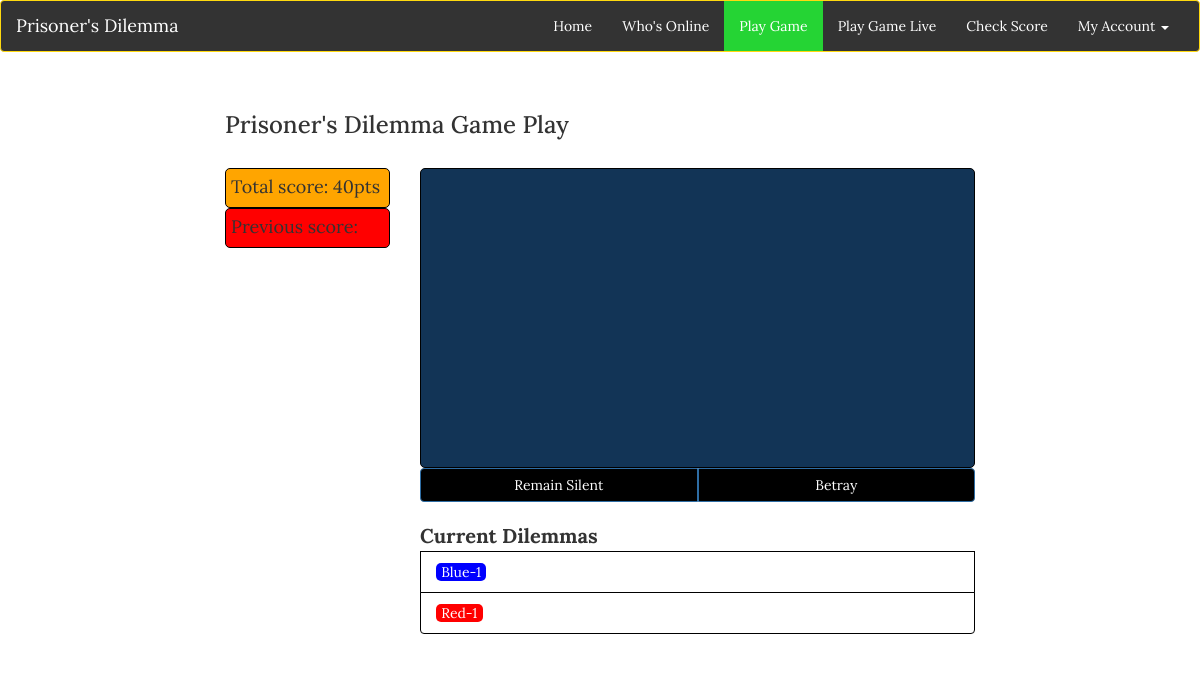
The app's page /playgame.php (signed in) with its own data.
### tables this page shows
CREATE TABLE IF NOT EXISTS `totals` (
  `users_id` int(4) NOT NULL,
  `totalscore` int(4) NOT NULL DEFAULT '0'
);

CREATE TABLE IF NOT EXISTS `dilemmas` (
  `id` int(3) NOT NULL,
  `p1` text NOT NULL,
  `p2` text NOT NULL,
  `p1_choice` int(1) DEFAULT NULL,
  `p2_choice` int(1) DEFAULT NULL,
  `p1_score` int(4) NOT NULL DEFAULT '0',
  `p2_score` int(4) NOT NULL DEFAULT '0',
  `games_per_week` int(2) NOT NULL DEFAULT '10'
);

### functions.php (called while the page is built, shortened)
<?php
	function highscore($users_id)
	{
		$result = $GLOBALS['mysqli']->query("SELECT totalscore FROM totals WHERE users_id=$users_id");
		if ($result)
		{
			$row = $result->fetch_assoc();
			return $row['totalscore'];
		}
		else
		{
			die("Database query failed.");
		}
	}
?>

### playgame.php (the view, shortened to what this page needs)
<!DOCTYPE html>
<html>
<head>
	<link rel="stylesheet" href="https://maxcdn.bootstrapcdn.com/bootstrap/3.3.5/css/bootstrap.min.css">
	<link href="css/stylesheet.css" rel="stylesheet">
	<link href="css/custom.css" rel="stylesheet">
</head>
<body>
	<?php
		include('functions.php');
	?>
	<header class="navbar navbar-default">
		<div class="container-fluid">
			<div class="navbar-header">
				<a class="navbar-brand" href="index.php">Prisoner's Dilemma</a>
			</div>
			<div class="collapse navbar-collapse" id="collapse">
				<ul class="nav navbar-nav navbar-right">
					<li><a href="index.php">Home</a></li>
					<li><a href="useronline.php">Who's Online</a></li>
					<li class="active"><a href="playgame.php">Play Game</a></li>
					<li><a href="playgame_live.php">Play Game Live</a></li>
					<li><a href="#">Check Score</a></li>
					<li class="dropdown">
						<a href="#" class="dropdown-toggle" data-toggle="dropdown" role="button" aria-haspopup="true" aria-expanded="false">My Account <span class="caret"></span></a>
					</li>
				</ul>
			</div>
		</div>
	</header>
	<div class="container">
		<div class="row">
			<div class="col-xs-12 col-sm-12 col-md-10 col-lg-8 col-xs-offset-0 col-sm-offset-0 col-md-offset-1 col-lg-offset-2 top-margin" >
				<h3>Prisoner's Dilemma Game Play</h3>
				<br/>
				<div class="row">
					<div class="col-sm-3 col-md-3 col-lg-3">
						<div id="totalScore">
							Total score: <?php echo highscore($_SESSION['login_id'])?>pts
						</div>
						<div id="previousScore">
							Previous score:
						</div>
					</div>
					<div class="col-sm-9 col-md-9 col-lg-9">
						<div id="gameScreen">
						</div>
						<div class="btn-group btn-group-justified">
							<div class="btn-group">
								<button class="btn btn-primary" id="btnCoop" submitChoice="0">Remain Silent </button>
							</div>
							<div class="btn-group">
								<button class="btn btn-primary" id="btnBetray" submitChoice="1">Betray </button>
							</div>
						</div>
						<br/>
						<div class="list-group" id="gameContacts">
							<b>Current Dilemmas</b>
							<?php
								$db = mysqli_connect("localhost", "root", "", "zillionsparks_db");
								$query = "SELECT *";
								$query .= " FROM dilemmas";
								$query .= " WHERE p1 IN (SELECT tag";
								$query .= " FROM teamcode";
								$query .= " WHERE users_id=".$_SESSION['login_id'].")";
								$result=mysqli_query($db, $query);
								if ($result)
								{
									$num_rows = mysqli_num_rows($result);
									$row = $result->fetch_assoc();
									for ($index = 0; $index <  $num_rows; $index++)
									{
										$query = "SELECT *";
										$query .= " FROM teamcode";
										$query .= " WHERE tag LIKE '".$row['p2']."'";
										$teamcode_result = mysqli_query($db, $query);
										$getColor = $teamcode_result->fetch_assoc();
											$color = $getColor['user_group'];
										if (!is_null($row['p2_choice']) && is_null($row['p1_choice']))
										{
											 ?>
											<button type='button' class='list-group-item' id='dilemmas' onclick='recent_game_score(<?php echo $row['p1_score']?>, "<?php echo $row['p2'] ?>")'>
												<span style='color:white;background-color:<?php echo $color ?>;border-radius: 5px;padding:0% 1%;'><?php echo $row['p2']?></span>
												<span class='glyphicon glyphicon-flag customBadgeAct'></span>
											</button>
											<?php
										}
										else
										{
											?>
											<button type='button' class='list-group-item' id='dilemmas' onclick='recent_game_score(<?php echo $row['p1_score']?>, "<?php echo $row['p2'] ?>" )'>
												<span style='color:white;background-color:<?php echo $color ?>;border-radius: 5px;padding:0% 1%;'><?php echo $row['p2']?></span>
											</button>
											<?php
										}
										$row = $result->fetch_assoc();
									}
								}
								$query = "SELECT *";
								$query .= " FROM dilemmas";
								$query .= " WHERE p2 LIKE (SELECT tag";
								$query .= " FROM teamcode";
								$query .= " WHERE users_id=".$_SESSION['login_id'].")";
								$result = mysqli_query($db, $query);
								if ($result)
								{
									$num_rows = mysqli_num_rows($result);
									$row = $result->fetch_assoc();
									for ($index = 0; $index <  $num_rows; $index++)
									{
										$query = "SELECT *";
										$query .= " FROM teamcode";
										$query .= " WHERE tag LIKE '".$row['p1']."'";
										$teamcode_result = mysqli_query($db, $query);
										$getColor = $teamcode_result->fetch_assoc();
											$color = $getColor['user_group'];
										if (!is_null($row['p1_choice']) && is_null($row['p2_choice']))
										{
											 ?>
											<button type='button' class='list-group-item' id='dilemmas' onclick='recent_game_score(<?php echo $row['p2_score']?>, "<?php echo $row['p1'] ?>")'>
												<span style='color:white;background-color:<?php echo $color ?>;border-radius: 5px;padding:0% 1%;'><?php echo $row['p1']?></span>
												<span class='glyphicon glyphicon-flag customBadgeAct'></span>
											</button>
											<?php
										}
										else
										{
											?>
											<button type='button' class='list-group-item' id='dilemmas' onclick='recent_game_score(<?php echo $row['p2_score']?>, "<?php echo $row['p1'] ?>")'>
												<span style='color:white;background-color:<?php echo $color ?>;border-radius: 5px;padding:0% 1%;'><?php echo $row['p1']?></span>
											</button>
											<?php
										}
										$row = $result->fetch_assoc();
									}
								}
								else
								{
									die("Database query failed.");
								}
							?>
						</div>
					</div>
				</div>
			</div>
		</div>
	</div>
</body>
</html>

### css/stylesheet.css (style rules this page uses)
body { font-family: 'Lora', serif; }
.navbar-default { background-color: #DAFFD8; border-color: #e7e7e7; }
.navbar-default .navbar-nav>.active>a, .navbar-default .navbar-nav>.active>a:focus, .navbar-default .navbar-nav>.active>a:hover { color: #FFF; background-color: #25D434; }
.top-margin { margin-top:20px; }
div { border-radius: 5px; }

### css/custom.css (style rules this page uses)
.navbar-default .navbar-brand { color:#fff; }
.navbar-default .navbar-nav>li>a { color:#fff; }
.navbar-default .navbar-collapse, .navbar-default .navbar-form { color:#fff; }
.navbar-default { background-color: #333; border-color: #ffd90f; }
.btn-primary { background-color:black; }
#totalScore { height: 40px; background-color: orange; border: 1px solid black; font-size: 18px; padding: 5px; }
#previousScore { height: 40px; background-color: red; border: 1px solid black; font-size: 18px; padding: 5px; }
#gameScreen { height: 300px; border: 1px solid #000000; background-color: #123456; }
#gameContacts { position: relative; left:; top:; }
b { font-size:20px; }
#dilemmas { border: 1px solid black; }

### records on screen
totals: totalscore "40"
dilemmas: p2 "Blue-1"
dilemmas: p1 "Red-1"
